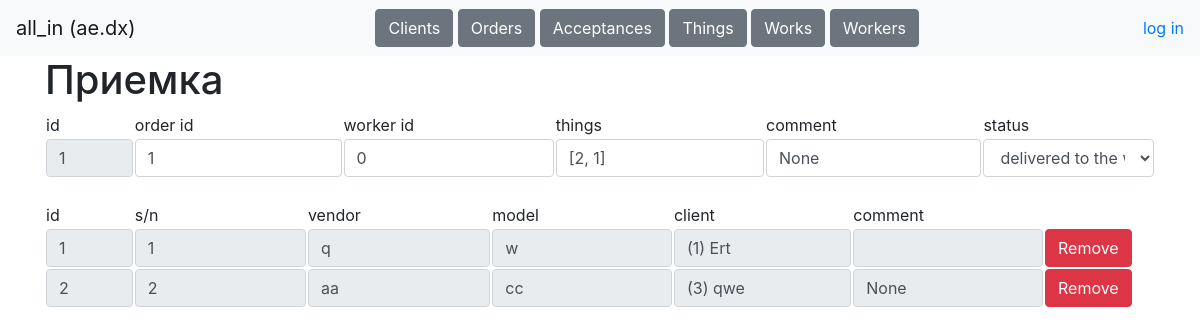
The page /tables/acceptances/1 (signed in) on the database as committed earlier.
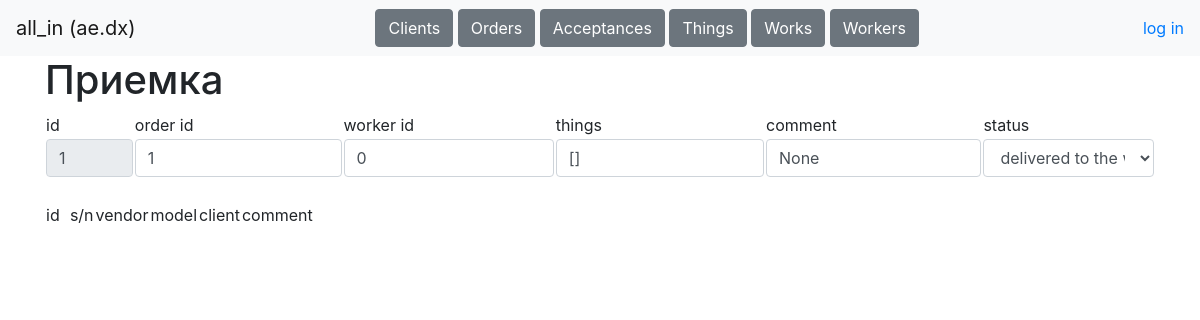
The same page on the database as committed later.
### data/tables.py (models this page shows)
class Acceptance(db_session.SqlAlchemyBase, SerializerMixin):
    __tablename__ = 'acceptances'
    id = Column(sqlalchemy.Integer, primary_key=True, autoincrement=True)
    order_id = Column(sqlalchemy.Integer, sqlalchemy.ForeignKey('orders.id'))
    worker_id = Column(sqlalchemy.Integer, sqlalchemy.ForeignKey('workers.id'))
    things =  Column(sqlalchemy.String, default='[]', nullable=True)
    comment = Column(sqlalchemy.String, nullable=True)
    status =  Column(sqlalchemy.String, nullable=True)
    order = orm.relationship('Order')
    worker = orm.relationship('Worker')

class Thing(db_session.SqlAlchemyBase, SerializerMixin):
    __tablename__ = 'things'
    id = Column(sqlalchemy.Integer, primary_key=True, autoincrement=True)
    sn =  Column(sqlalchemy.String, nullable=True)
    vendor = Column(sqlalchemy.String, nullable=True)
    model = Column(sqlalchemy.String, nullable=True)
    client_id = Column(sqlalchemy.Integer, sqlalchemy.ForeignKey('clients.id'))
    comment = Column(sqlalchemy.String, nullable=True)
    client = orm.relationship('Client')

class Client(db_session.SqlAlchemyBase, SerializerMixin):
    __tablename__ = 'clients'
    id = Column(sqlalchemy.Integer, primary_key=True, autoincrement=True)
    name = Column(sqlalchemy.String, nullable=True)
    address = Column(sqlalchemy.String, nullable=True)
    phone = Column(sqlalchemy.String, nullable=True)
    comment = Column(sqlalchemy.String, nullable=True)

### main.py (the view)
@app.route('/tables/acceptances/<int:acceptance_id>', methods=['GET', 'POST'])
def acceptance(acceptance_id):
    username = request.cookies.get('user')
    if not username:
        return redirect('/login')
    user = stuff.get_user(username)
    if request.method == 'GET':
        data = stuff.get_entry('acceptances', acceptance_id)
        things = stuff.get_table('things').filter(Thing.id.in_(loads(data.things)))
        resp = make_response(render_template('acceptance.html', user=user,
                                             acceptance=data, things=things))
        resp.set_cookie('acceptance', str(acceptance_id))
        return resp
    elif request.method == 'POST':
        stuff.update_entry('acceptances', request.form)
        return redirect(f'/tables/acceptances/{acceptance_id}')

### data/db_session.py (called while the page is built)
def create_session() -> Session:
    global __factory
    return __factory()

### stuff.py (called while the page is built)
def get_user(username):
    db_sess = db_session.create_session()
    worker = db_sess.query(Worker).filter(Worker.username == username).first()
    db_sess.close()
    return worker

def get_table(table, sort='id', reverse=0):
    db_sess = db_session.create_session()
    if table == 'clients':
        return db_sess.query(Client)
    elif table == 'orders':
        return db_sess.query(Order)
    elif table == 'acceptances':
        return db_sess.query(Acceptance)
    elif table == 'things':
        return db_sess.query(Thing)
    elif table == 'works':
        return db_sess.query(Work)
    elif table == 'workers':
        return db_sess.query(Worker)
    db_sess.close()

### templates/acceptance.html
{% extends "base.html"%}
{% block content %}
<h1>Приемка</h1>
<form method="post">
<table>
    <tr>
        <td width="8%">id</td>
        <td>order id</td>
        <td>worker id</td>
        <td>things</td>
        <td>comment</td>
        <td>status</td>
    </tr>
    <tr>
        <td width="8%"><input class="form-control" value="{{acceptance.id}}" name="id" readonly></td>
        <td><input class="form-control" value="{{acceptance.order_id}}" name="order"></td>
        <td><input class="form-control" value="{{acceptance.worker_id}}" name="worker" ></td>
        <td><input class="form-control" value="{{acceptance.things}}"></td>
        <td><input class="form-control" value="{{acceptance.comment}}" name="comment"></td>
        <td><select class="form-control" name="status">
            {% for status in ['taken from client', 'delivered to the worker', 'in process', 'work completed', 'taken from worker', 'delivered to the client'] %}
            {% if status == acceptance.status %}
            <option selected>{{status}}</option>
            {% else %}
            <option>{{status}}</option>
            {% endif %}
            {% endfor %}
        </select></td>
    </tr>
</table>
</form><br>
<table>
    <tr>
        <td width="8%">id</td>
        <td>s/n</td>
        <td>vendor</td>
        <td>model</td>
        <td>client</td>
        <td>comment</td>
        <td width="10%"></td>
    </tr>
    {% for item in things %}
    <tr>
        <td width="8%"><a href="/tables/things/{{item.id}}"><input class="form-control" value="{{item.id}}" readonly></a></td>
        <td><input class="form-control" value="{{item.sn}}" readonly></td>
        <td><input class="form-control" value="{{item.vendor}}" readonly></td>
        <td><input class="form-control" value="{{item.model}}" readonly></td>
        <td><input class="form-control" value="({{item.client_id}}) {{item.client.name}}" readonly></td>
        <td><input class="form-control" value="{{item.comment}}" readonly></td>
        <td width="10%"><a class="btn btn-danger" href="/tables/acceptances/{{acceptance.id}}/remove_thing/{{item.id}}" role="button">Remove</a></td>
    </tr>
    {% endfor %}
</table>
{% endblock %}

Rows that differ between the two databases and show on the page:
no longer on this page (row edited): Thing: id "1", sn "1", vendor "q", model "w", client_id "(1) Ert"
no longer on this page (row edited): Thing: id "2", sn "2", vendor "aa", model "cc", client_id "(3) qwe", comment "None"
changed Acceptance "None": things "[2, 1]" → "[]"
